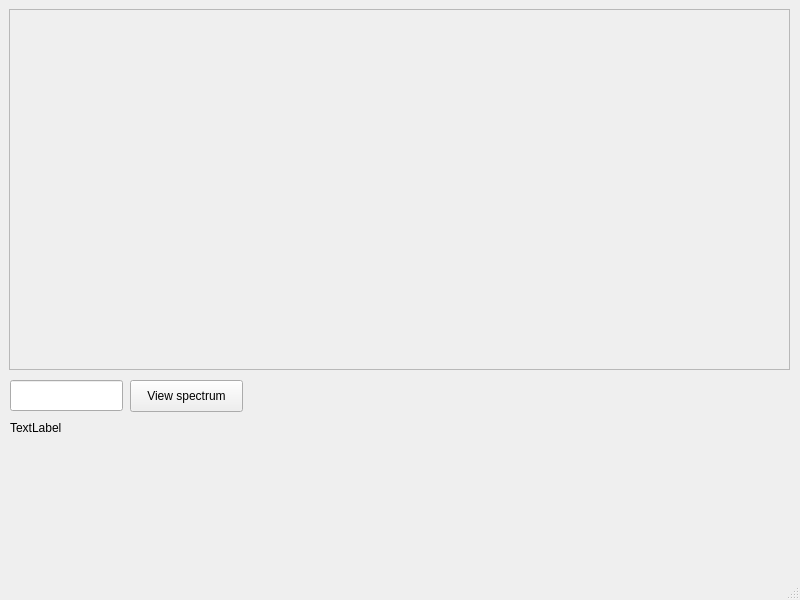
<?xml version="1.0" encoding="UTF-8"?>
<ui version="4.0">
 <class>MainWindow</class>
 <widget class="QMainWindow" name="MainWindow">
  <property name="geometry">
   <rect>
    <x>0</x>
    <y>0</y>
    <width>800</width>
    <height>600</height>
   </rect>
  </property>
  <property name="windowTitle">
   <string>MS2Analyte Spectrum Viewer</string>
  </property>
  <widget class="QWidget" name="centralwidget">
   <widget class="QFrame" name="spectrum_frame">
    <property name="geometry">
     <rect>
      <x>9</x>
      <y>9</y>
      <width>781</width>
      <height>361</height>
     </rect>
    </property>
    <property name="frameShape">
     <enum>QFrame::StyledPanel</enum>
    </property>
    <property name="frameShadow">
     <enum>QFrame::Raised</enum>
    </property>
   </widget>
   <widget class="QPushButton" name="view_spectrum">
    <property name="geometry">
     <rect>
      <x>130</x>
      <y>380</y>
      <width>113</width>
      <height>32</height>
     </rect>
    </property>
    <property name="text">
     <string>View spectrum</string>
    </property>
   </widget>
   <widget class="QLineEdit" name="analyte_id">
    <property name="geometry">
     <rect>
      <x>10</x>
      <y>380</y>
      <width>113</width>
      <height>31</height>
     </rect>
    </property>
   </widget>
   <widget class="QLabel" name="error_message">
    <property name="geometry">
     <rect>
      <x>10</x>
      <y>420</y>
      <width>60</width>
      <height>16</height>
     </rect>
    </property>
    <property name="text">
     <string>TextLabel</string>
    </property>
   </widget>
  </widget>
  <widget class="QStatusBar" name="statusbar"/>
  <action name="actionFile">
   <property name="text">
    <string>File</string>
   </property>
  </action>
 </widget>
 <resources/>
 <connections/>
</ui>
